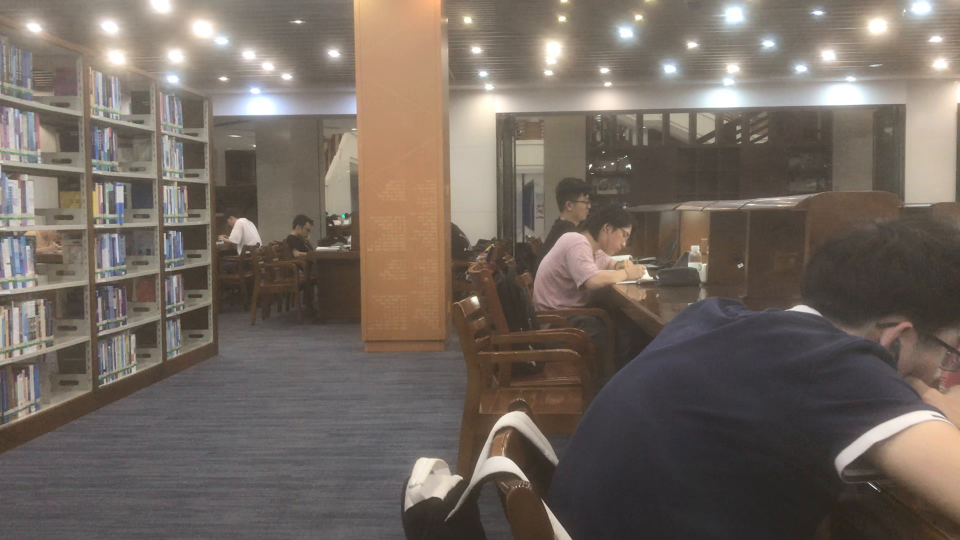
#> input picture frame 8 of videos/2.MP4, 1920 x 1080 px (shown at 1/2 size)
$ python demo.py
#> lines starting #> are read from the running program, lines starting #| are printed output that depends on the picture
### txt_tools.py
'''
输出文本信息的相关函数
'''

import cv2
import glob
import os
from datetime import datetime

def video_to_frames(path):
    """
    输入：path(视频文件的路径)
    """
#> called with path = '2.MP4'
    # VideoCapture视频读取类
    videoCapture = cv2.VideoCapture()
    videoCapture.open(path)
    # 帧率
    fps = videoCapture.get(cv2.CAP_PROP_FPS)
    # 总帧数
    frames = videoCapture.get(cv2.CAP_PROP_FRAME_COUNT)
    print("fps=", int(fps), "frames=", int(frames))

    for i in range(int(frames)):
        ret, frame = videoCapture.read()
#> this loop made 31 passes
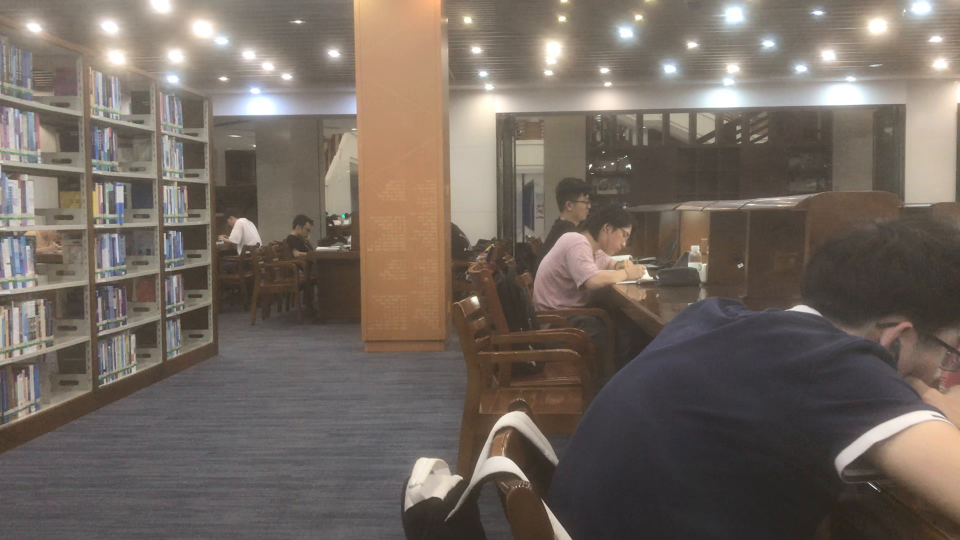
#> input picture frame 8 of videos/2.MP4, 1920 x 1080 px (shown at 1/2 size)
#> pass 3, in video_to_frames, `ret, frame = videoCapture.read()`:
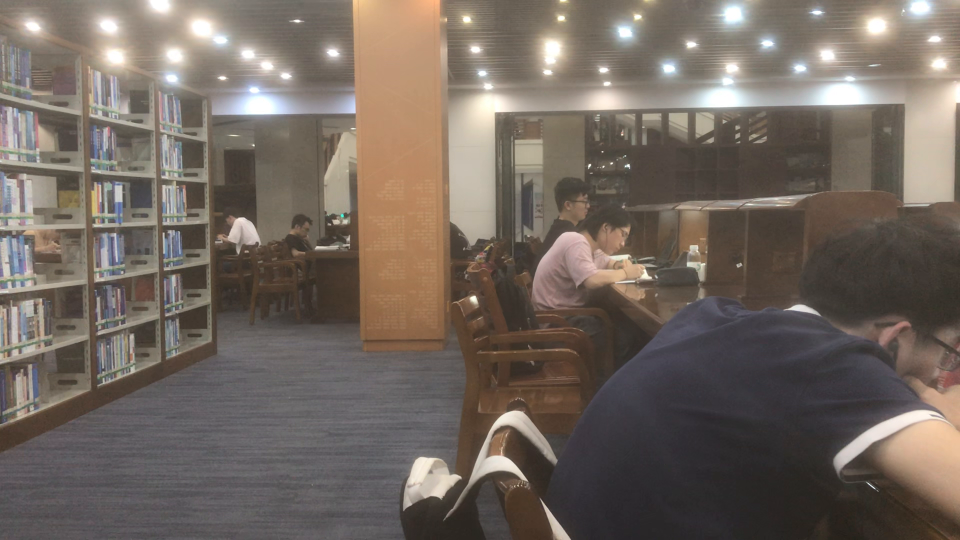
#> frame: shape (1080, 1920, 3) (shown at 1/2 size); mean B, G, R 95.4, 103.6, 114.2
        #cv2.imwrite("C:\\Users\\15228\\Desktop\\test\\images\\frames%d.jpg" % (i), frame)
    print("Video length=",'{:.3f}'.format(videoCapture.get(0)/1000),"s")
    return

# [28 lines left out: function txt_sec, not called in this run]

### demo.py
from Detector import Detector
import imutils
import cv2
from datetime import datetime
from txt_tools import video_to_frames,txt_sec

video_path='2.MP4'
ID_txt_path='ID_inf.txt'
Duration_txt_path='Duration_inf.txt'

# [62 lines left out: function main, not called in this run]

if __name__ == '__main__':

    pp1=datetime.now()
    video_to_frames(video_path)
    pp2=datetime.now()
    print("Pre-processing time cost = ", (pp2 - pp1))

    t1 = datetime.now()
    main()
    p1 = datetime.now()
    txt_sec(ID_txt_path,Duration_txt_path)
    p2 = datetime.now()
    t2 = datetime.now()
    print("Txt Processing time cost = ", (p2 - p1))
    print("Whole time cost = ", (t2 - t1))

$ run again, starting later in the video
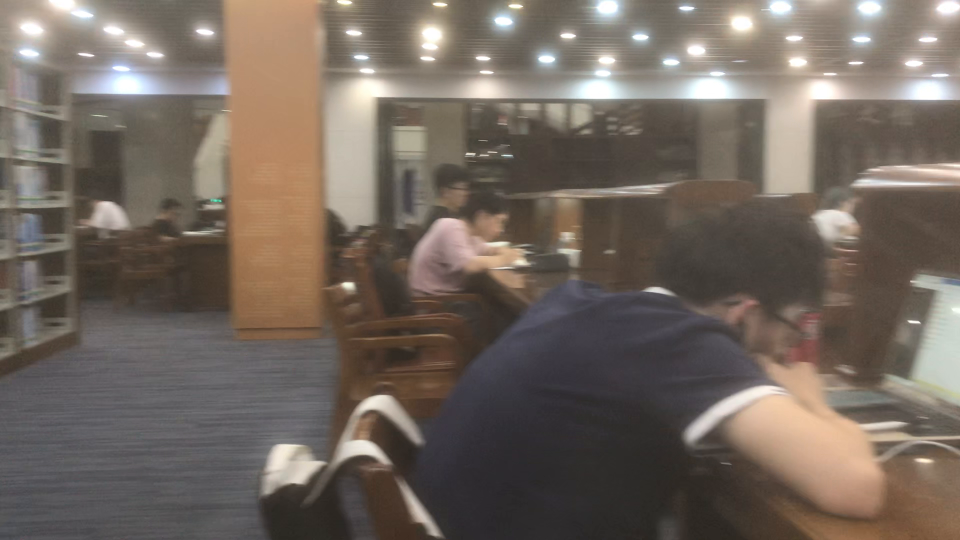
#> input picture frame 38 of videos/2.MP4, 1920 x 1080 px (shown at 1/2 size)
#> the loop in video_to_frames, `for i in range(int(frames)):` made 31 passes
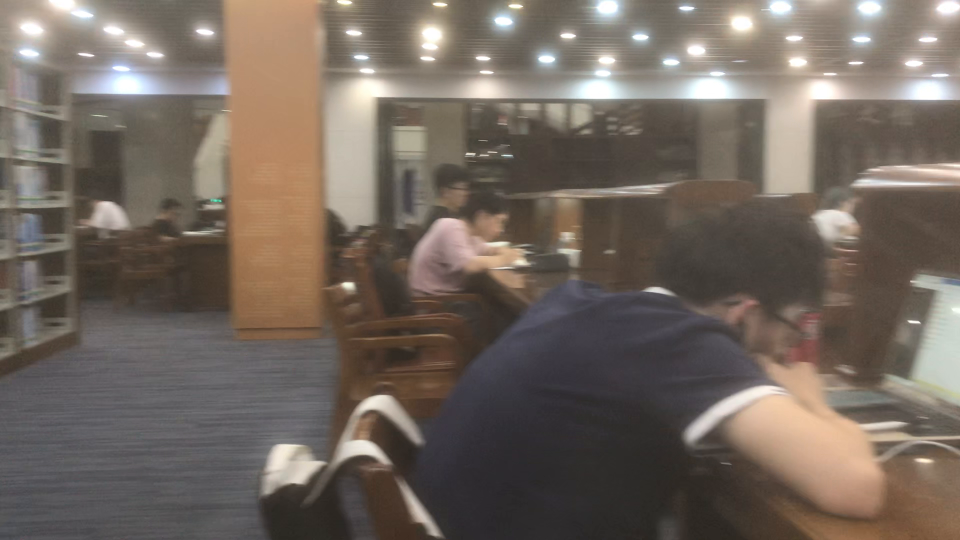
#> input picture frame 38 of videos/2.MP4, 1920 x 1080 px (shown at 1/2 size)
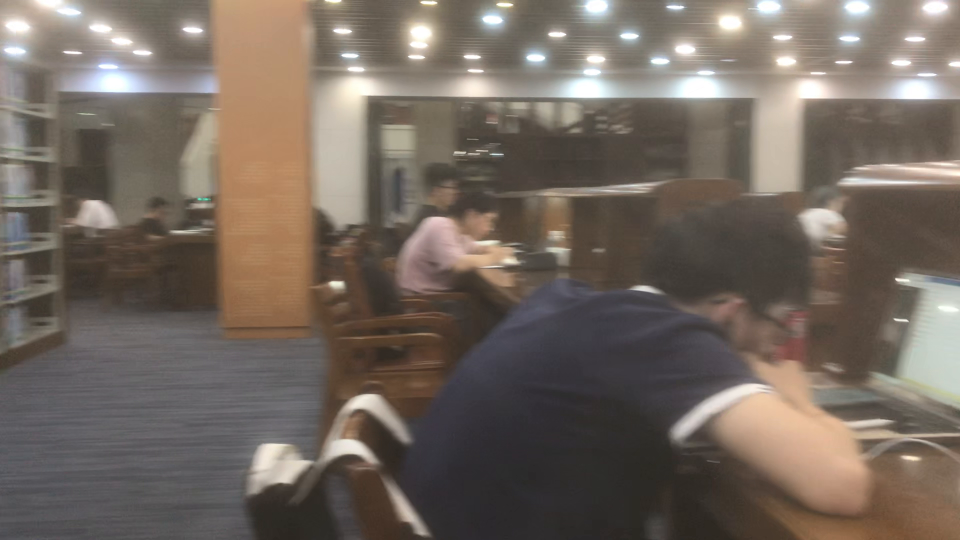
#> input picture frame 39 of videos/2.MP4, 1920 x 1080 px (shown at 1/2 size)
#> pass 3, in video_to_frames, `ret, frame = videoCapture.read()`:
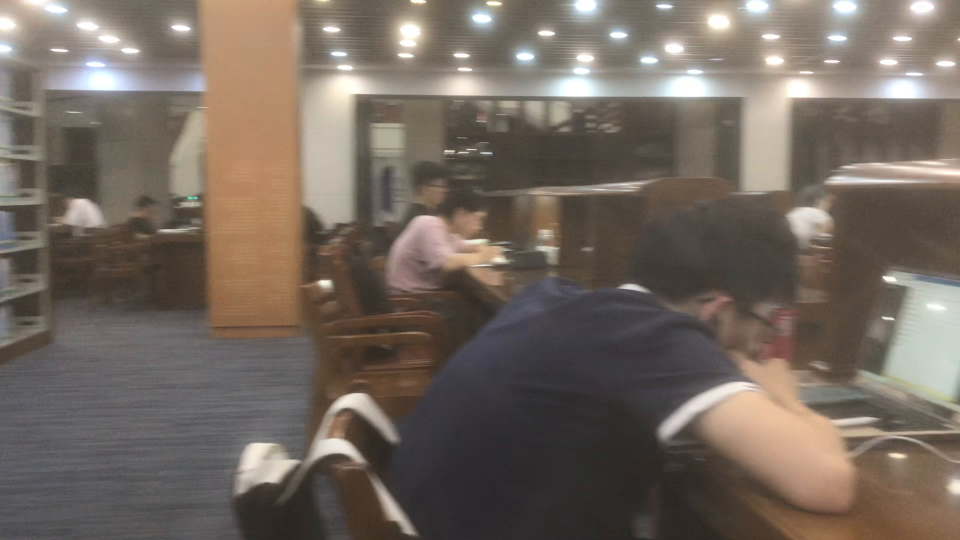
#> frame: shape (1080, 1920, 3) (shown at 1/2 size); mean B, G, R 95.5, 104.5, 115.5

$ run again, starting later in the video
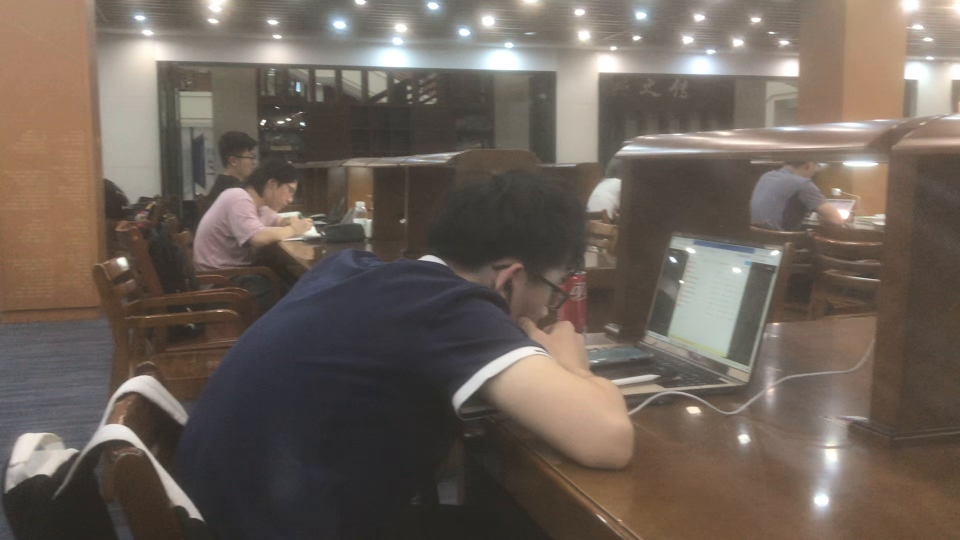
#> input picture frame 68 of videos/2.MP4, 1920 x 1080 px (shown at 1/2 size)
#> the loop in video_to_frames, `for i in range(int(frames)):` made 31 passes
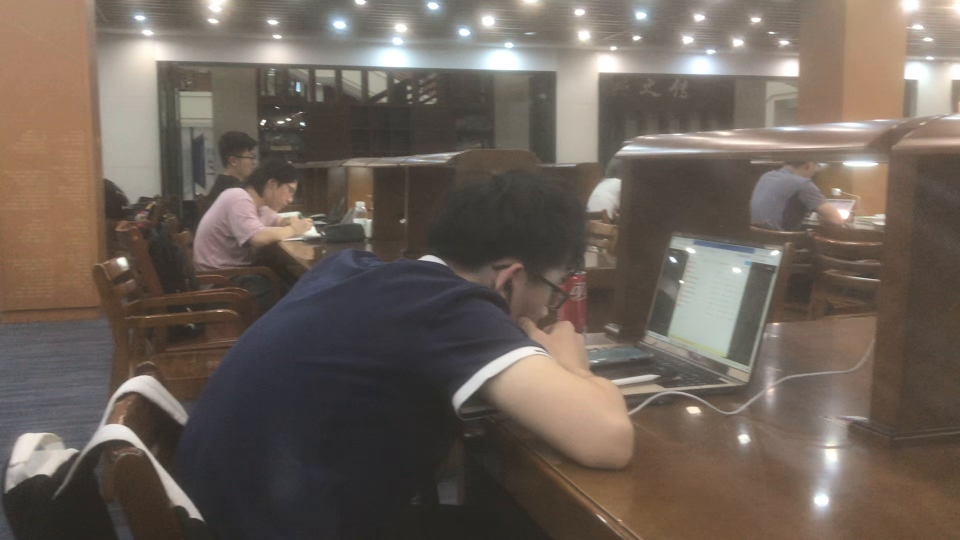
#> input picture frame 68 of videos/2.MP4, 1920 x 1080 px (shown at 1/2 size)
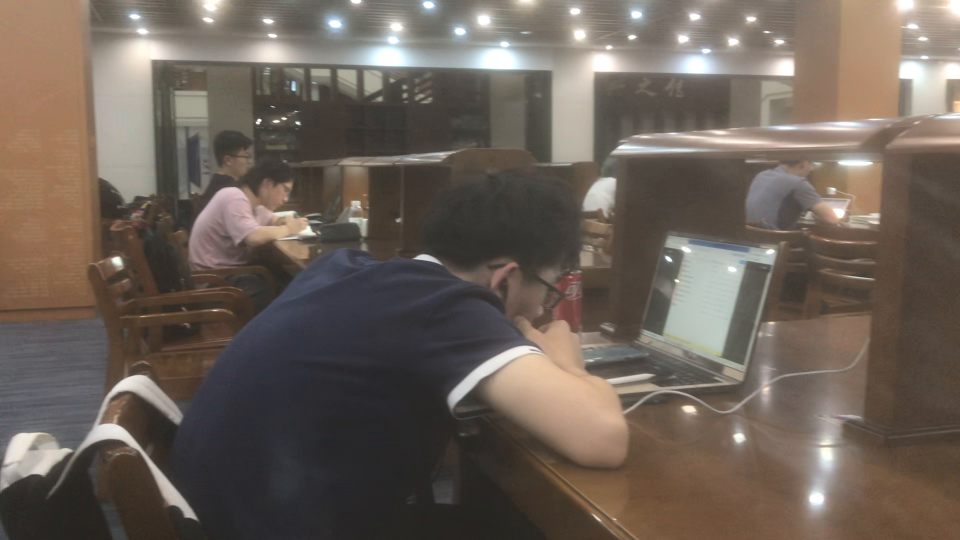
#> input picture frame 69 of videos/2.MP4, 1920 x 1080 px (shown at 1/2 size)
#> pass 3, in video_to_frames, `ret, frame = videoCapture.read()`:
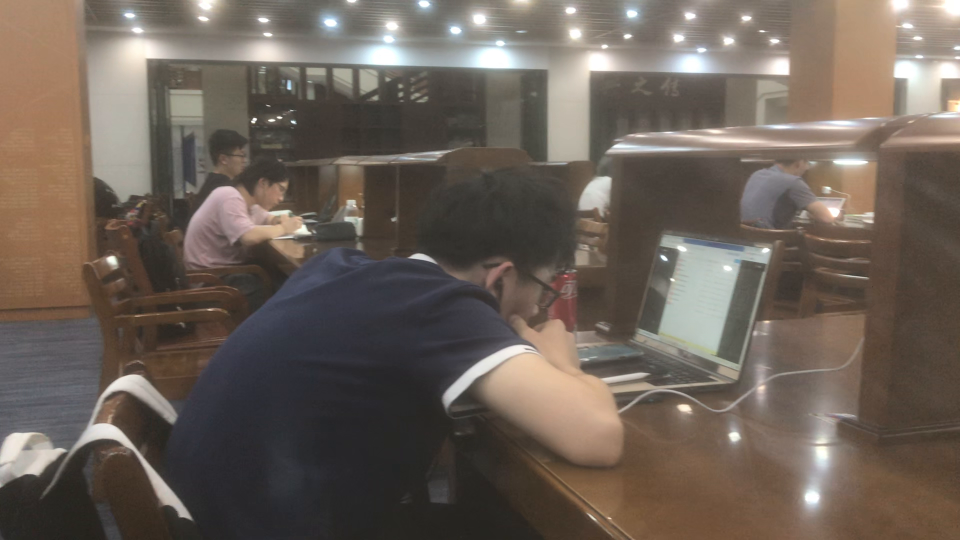
#> frame: shape (1080, 1920, 3) (shown at 1/2 size); mean B, G, R 88.2, 97.1, 108.2
